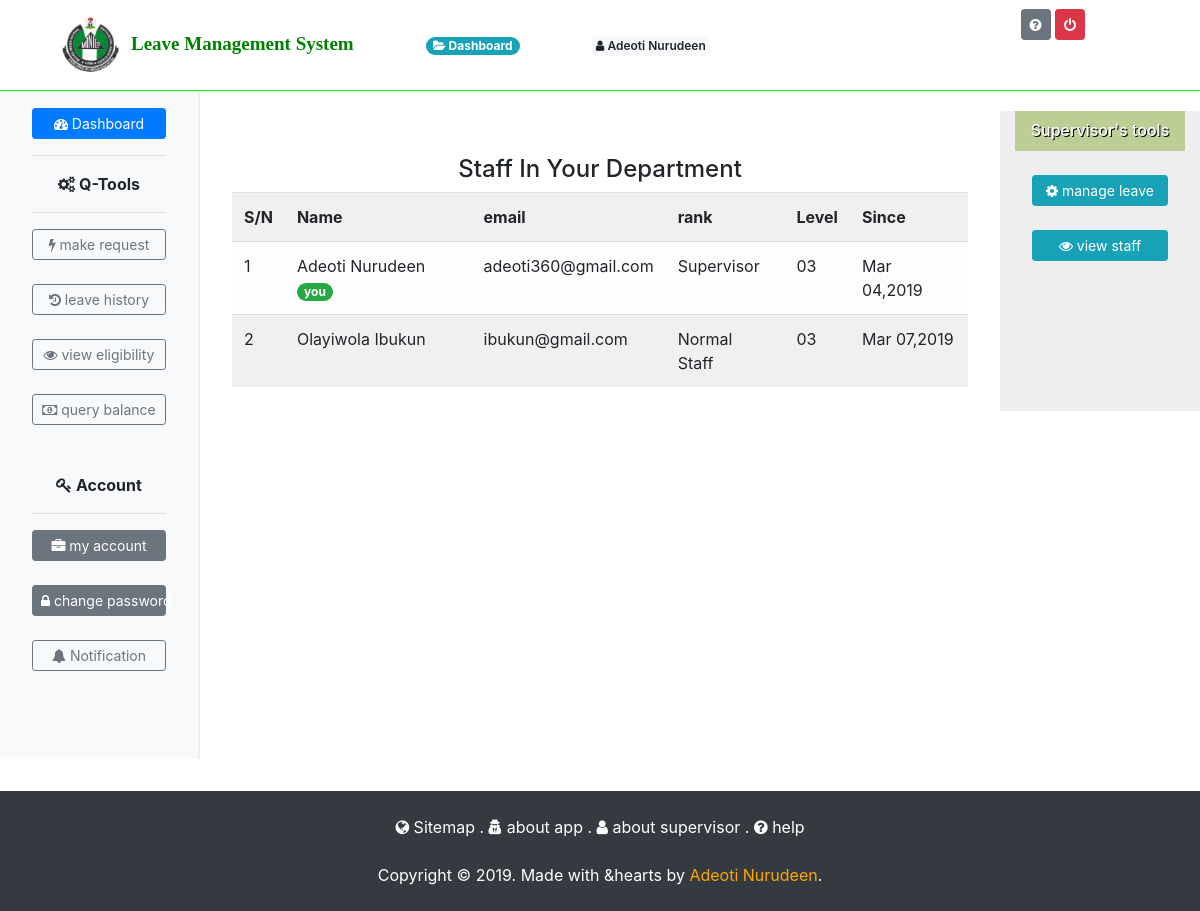
/staff/mystaff.php (signed in), run on the app's committed database.
### tables this page shows
CREATE TABLE IF NOT EXISTS `staff` (
  `ref` int(11) NOT NULL AUTO_INCREMENT,
  `fname` varchar(100) NOT NULL,
  `lname` varchar(100) NOT NULL,
  `email` varchar(100) NOT NULL,
  `signature` varchar(100) NOT NULL,
  `rank` varchar(100) NOT NULL,
  `department` varchar(100) NOT NULL,
  `level` varchar(100) NOT NULL,
  `dated` varchar(100) NOT NULL,
  PRIMARY KEY (`ref`)
);

### staff/mystaff.php (the view, shortened to what this page needs)
<!DOCTYPE html>
<html>
<head>
			<link rel="stylesheet" href="../boot/css/bootstrap.min.css" media="all"/>
			<link rel="stylesheet" href="../font-awesome/css/font-awesome.min.css"/>
</head>
<body>
	<div class="container-fluid">
		<div class="row">
				<?php require("header.php"); ?>
				<?php require("myleft.php"); ?>
				<div class="col-sm-8 jumbotron bg-white col-md-8">
						<?php
							require("../config/config.php");
							$fetch_staff  = $con -> prepare("SELECT * FROM staff WHERE department = ? ORDER BY dated");
								if($fetch_staff -> execute(array($_SESSION['sid_dept']))){
									if($fetch_staff -> rowCount() > 0){
											$sn = 0;
											echo '
											<center><h4>Staff In Your Department</h4></center>
												<table class="table table-light table-striped">
													<tr>
														<th>S/N</th>
														<th>Name</th>
														<th>email</th>
														<th>rank</th>
														<th>Level</th>
														<th>Since</th>
													</tr>
											';
										$fetch_staff -> setFetchMode(PDO::FETCH_ASSOC);
										$paint = "";
											while($row = $fetch_staff -> fetch()){
												$sn ++;
												$ref_staff = $row['ref'];
												$fname_st = $row['fname'];
												$lname_st = $row['lname'];
												$email_st = $row['email'];
												$rank_st = $row['rank'];
												$level_st = $row['level'];
												$dated_st = $row['dated'];
													if($ref_staff == $_SESSION['sid_ref']){
														$paint = "<span class='badge badge-pill badge-success'>you</span>";
													}else{
														$paint = "";
													}
												echo '<tr>
													<td>'.$sn.'</td>
													<td>'.$fname_st." ".$lname_st.$paint.'</td>
													<td>'.$email_st.'</td>
													<td>'.ucfirst($rank_st).'</td>
													<td>'.$level_st.'</td>
													<td>'.$dated_st.'</td>
												</tr>';
											}
											echo '</table>';
									}else{
										echo "You have no staff in your department";
									}
								}else{
									echo "ERROR OCCURRED";
								}
						?>
				</div>
				<?php
					if($_SESSION['sid_rank'] == "supervisor"){
						require("superSide.php");
					}
				?>
				<?php require("footer.php"); ?>
	</div>
	</div>
</body>
</html>

### staff/header.php (shortened to what this page needs)
<div class="col-sm-12 col-md-12" style="background:#fff; border-bottom:1px solid lime; padding-top:5px; padding-bottom:5px;">
						&nbsp; &nbsp; &nbsp; &nbsp; <span  class="text-success" style="font-size:19px;"><img src="../gallery/logo.jpg" style="height:80px; width:80px;"><span style="color:green; font-family:Dancing Script, cursive; font-weight:700; ">Leave Management System</span></span>
				<?php
					require("../module/maintainer.php");
					$Gui = new Gui();
						$Gui -> showTab("tab");
				?>
				<span class="badge  badge-light" style="padding:4px; border-radius:5px; font-weight:600; color:;"><i class="fa fa-user"></i>	<?php echo $_SESSION['sid_fname']." ".$_SESSION['sid_lname']?></span>
					<div style="float:right; margin-top:4px; margin-right:100px;">
						<a href="logout.php" title="documentation" class="btn btn-sm btn-secondary"><i class="fa fa-question-circle"></i></a>
						<a href="logout.php" title="log out" class="btn btn-sm btn-danger"><i class="fa fa-power-off"></i></a>
					</div>
				</div>

### module/maintainer.php (shortened to what this page needs)
<?php
		class Gui{
				public function showTab(){
						if(isset($_GET['tab'])){
							echo "<span class='badge badge-pill badge-info'><i class='fa fa-folder-open'></i> ".ucfirst($_GET['tab'])."</span>";
						}else{
							echo "<span class='badge badge-pill badge-info'><i class='fa fa-folder-open'></i> Dashboard </span>";
							}
					}
		}
?>

### staff/myleft.php (shortened to what this page needs)
<div class="col-sm-2 bg-light col-md-2 jumbotron" style=" padding-top:17px; border-radius:0px; border-right:2px solid #eee;">
					<a href="../staff/" class="btn btn-sm btn-primary" style="width:100%;"><i class="fa fa-tachometer"></i> Dashboard</a><br/><hr/>
					<center><b><i class="fa fa-cogs"></i> Q-Tools</b></center><hr/>
					<a href="javascript:void(0)" class="btn requleave btn-sm btn-outline-secondary" style="width:100%;"><i class="fa fa-bolt"></i> make request</a><br/><br/>
					<a href="leave_history.php?tab=Leave+History" class="btn btn-sm btn-outline-secondary" style="width:100%;"><i class="fa fa-history"></i> leave history</a><br/><br/>
					<a href="eligibility.php?tab=Eligibility_Status" class="btn btn-sm btn-outline-secondary" style="width:100%;"><i class="fa fa-eye"></i> view eligibility</a><br/><br/>
					<a href="levels.php?tab=Levels" class="btn btn-sm btn-outline-secondary" style="width:100%;"><i class="fa fa-money"></i> query balance</a><br/><br/>
					<br/>
					<center><b><i class="fa fa-key"></i> Account</b></center><hr/>
					<a href="myaccount.php?tab=My+Account" class="btn btn-sm btn-secondary" title="create &amp; manage leave types" style="width:100%;"><i class="fa fa-briefcase"></i> my account</a><br/><br/>
					<a href="javascript:void(0)" class="btn password_chng btn-sm btn-secondary" style="width:100%;"><i class="fa fa-lock"></i> change password</a><br/><br/>
					<a href="notification.php?tab=Notification" class="btn  btn-sm btn-outline-secondary" title="Notifications" style="width:100%;"><i class="fa fa-bell"></i> Notification</a><br/><br/>
				</div>

### staff/superSide.php
<div class="col-sm-2 col-md-2" style=" height:300px; background:#eee; margin-top:20px; ">
							<div style="height:40px; background:#bccd95; padding-top:7px; text-align:center; color:#fff; text-shadow:1px 1px 0px #000; font-weight:500;">Supervisor's tools</div>
							<br/>
							<center><a href="leave_manager.php?tab=Leave Manager" class="btn btn-sm btn-info" style="width:80%;"><i class="fa fa-cog"></i> manage leave</a><br/><br/>
							<a href="mystaff.php?tab=My Staff" class="btn btn-sm btn-info" style="width:80%;"><i class="fa fa-eye"></i> view staff</a></center>
						</div>

### staff/footer.php
<div class="col-sm-12 col-md-12 bg-dark" style="">
					<center><br/>
						<div class="text-white">
						<a href="../sitemap.php" class="text-white"><i class="fa fa-globe"></i> Sitemap</a> . <a href="../about_app.php" class="text-white"><i class="fa fa-user-secret"></i> about app</a> .  <a href="sitemap.php" class="text-white"><i class="fa fa-user"></i> about supervisor</a> . <a href="sitemap.php" class="text-white"><i class="fa fa-question-circle"></i> help</a>
						<br/><br/>
						Copyright &copy; 2019. Made with &hearts by <a href="https://github.com/Adeoti" style="color:orange;">Adeoti Nurudeen</a>.
						<br/>
						<br/>
						</div>
					</center>
				</div>

### data on the page
staff: fname "Adeoti", lname "Nurudeen", shows "you", email "adeoti360@gmail.com", rank "Supervisor", level "03", dated "Mar 04,2019"
staff: fname "Olayiwola", lname "Ibukun", email "ibukun@gmail.com", rank "Normal Staff", level "03", dated "Mar 07,2019"

### other printed values
$_SESSION['sid_fname'] "Adeoti"
$_SESSION['sid_lname'] "Nurudeen"
